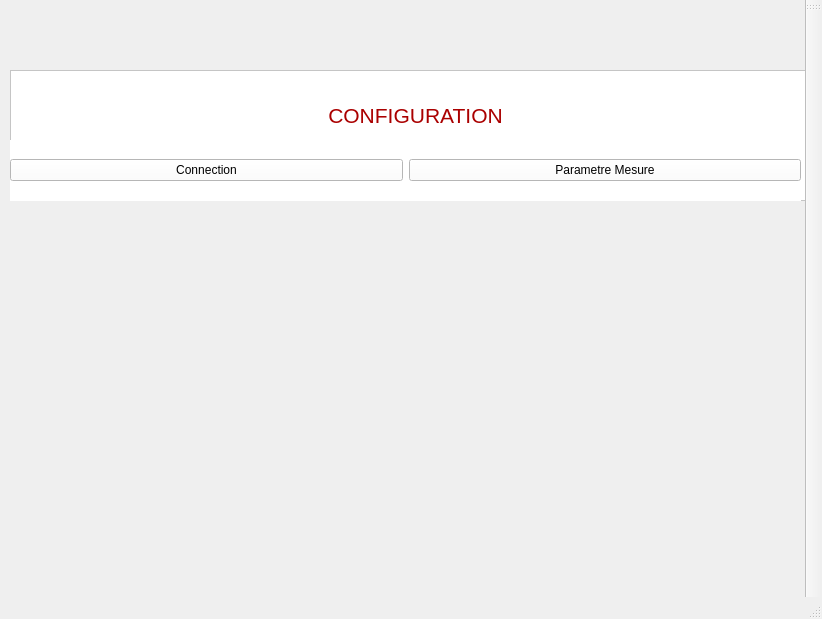
<?xml version="1.0" encoding="UTF-8"?>
<ui version="4.0">
 <class>MainWindow</class>
 <widget class="QMainWindow" name="MainWindow">
  <property name="geometry">
   <rect>
    <x>0</x>
    <y>0</y>
    <width>822</width>
    <height>619</height>
   </rect>
  </property>
  <property name="windowTitle">
   <string>MainWindow</string>
  </property>
  <widget class="QWidget" name="centralwidget">
   <widget class="QFrame" name="frame">
    <property name="geometry">
     <rect>
      <x>10</x>
      <y>70</y>
      <width>801</width>
      <height>131</height>
     </rect>
    </property>
    <property name="styleSheet">
     <string notr="true">background-color: rgb(255, 255, 255);</string>
    </property>
    <property name="frameShape">
     <enum>QFrame::Shape::StyledPanel</enum>
    </property>
    <property name="frameShadow">
     <enum>QFrame::Shadow::Raised</enum>
    </property>
    <widget class="QWidget" name="horizontalLayoutWidget">
     <property name="geometry">
      <rect>
       <x>0</x>
       <y>70</y>
       <width>791</width>
       <height>61</height>
      </rect>
     </property>
     <layout class="QHBoxLayout" name="horizontalLayout">
      <item>
       <widget class="QPushButton" name="pushButtonConnection">
        <property name="text">
         <string>Connection</string>
        </property>
       </widget>
      </item>
      <item>
       <widget class="QPushButton" name="pushButton">
        <property name="text">
         <string>Parametre Mesure</string>
        </property>
       </widget>
      </item>
     </layout>
    </widget>
    <widget class="QLabel" name="label">
     <property name="geometry">
      <rect>
       <x>10</x>
       <y>10</y>
       <width>791</width>
       <height>71</height>
      </rect>
     </property>
     <property name="styleSheet">
      <string notr="true">color: rgb(170, 0, 0);
border-color: rgb(0, 0, 255);</string>
     </property>
     <property name="text">
      <string>&lt;html&gt;&lt;head/&gt;&lt;body&gt;&lt;p align=&quot;center&quot;&gt;&lt;span style=&quot; font-size:16pt;&quot;&gt;CONFIGURATION&lt;/span&gt;&lt;/p&gt;&lt;/body&gt;&lt;/html&gt;</string>
     </property>
    </widget>
   </widget>
  </widget>
  <widget class="QMenuBar" name="menubar">
   <property name="geometry">
    <rect>
     <x>0</x>
     <y>0</y>
     <width>822</width>
     <height>26</height>
    </rect>
   </property>
  </widget>
  <widget class="QStatusBar" name="statusbar"/>
  <widget class="QToolBar" name="toolBar">
   <property name="windowTitle">
    <string>toolBar</string>
   </property>
   <attribute name="toolBarArea">
    <enum>RightToolBarArea</enum>
   </attribute>
   <attribute name="toolBarBreak">
    <bool>false</bool>
   </attribute>
  </widget>
 </widget>
 <resources/>
 <connections/>
</ui>
